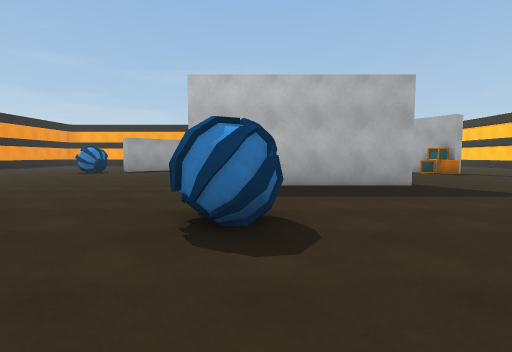
view 1 (above)

16 first-person views from a walk through a scene from a Unity 3-D project. The camera is 1.3 m above the floor, tilts 4° down and sees 85° across. The floor is counted in squares, 2 m on a side. Each view is taken from the middle of a square. On the plan, view 1 faces up. The plan holds only what a view shows up to about 9 squares ahead; the rest is blank.

view 2
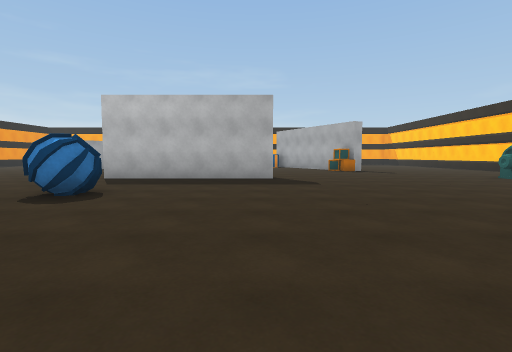

view 3
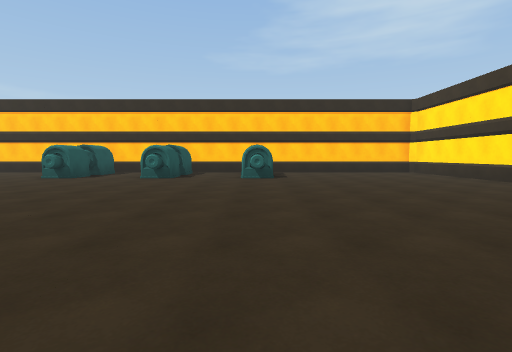

view 4
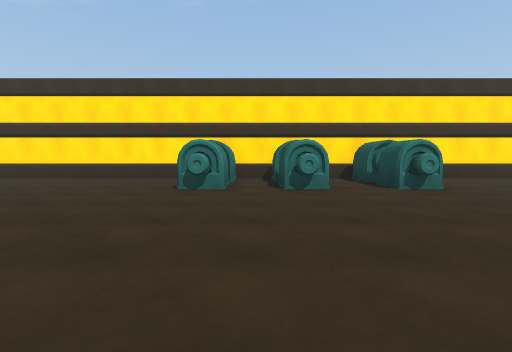

view 5
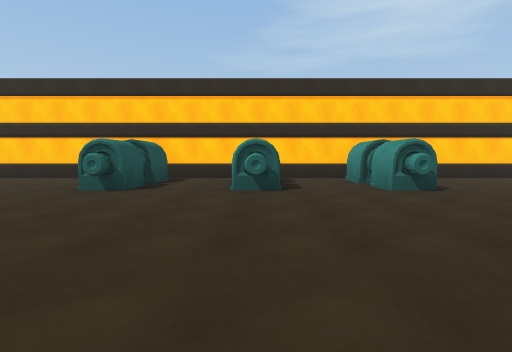

view 6
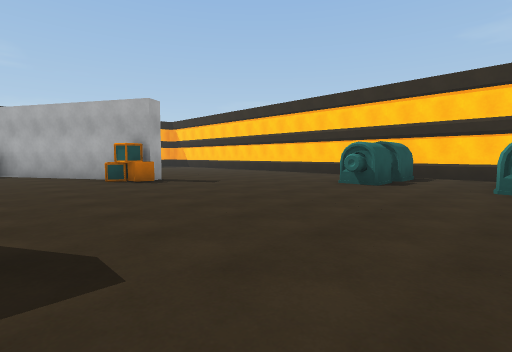

view 7
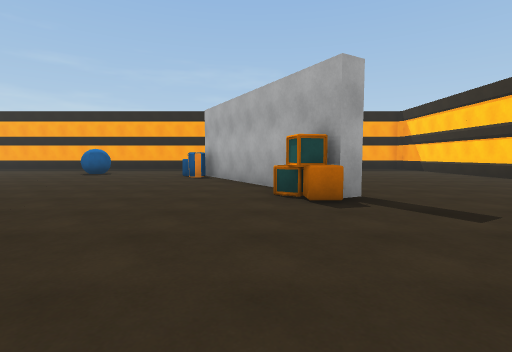

view 8
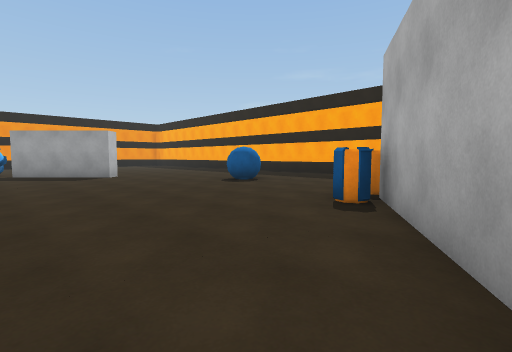

view 9
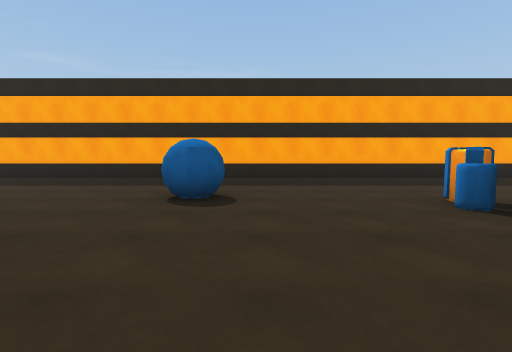

view 10
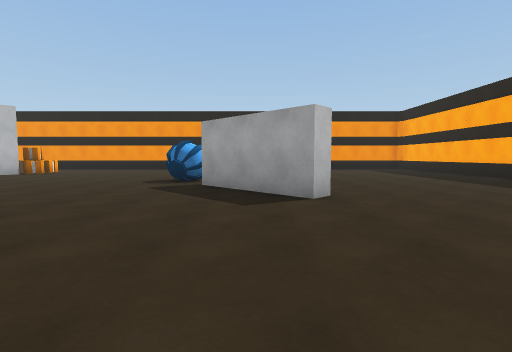

view 11
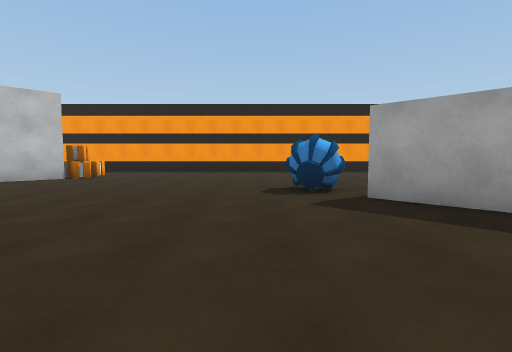

view 12
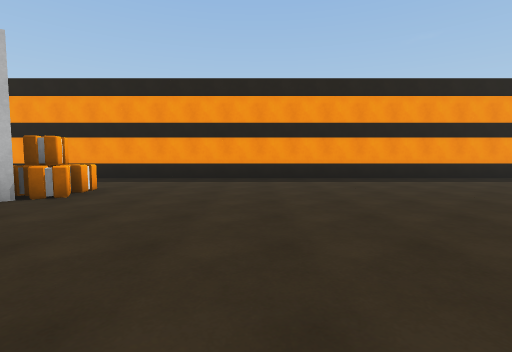

view 13
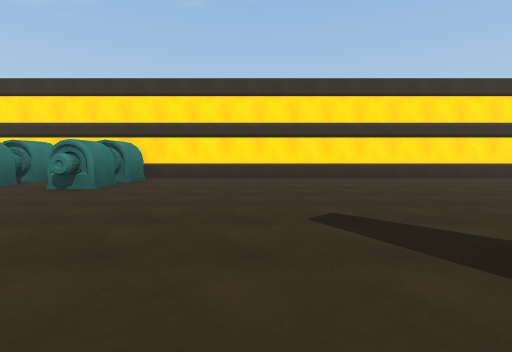

view 14
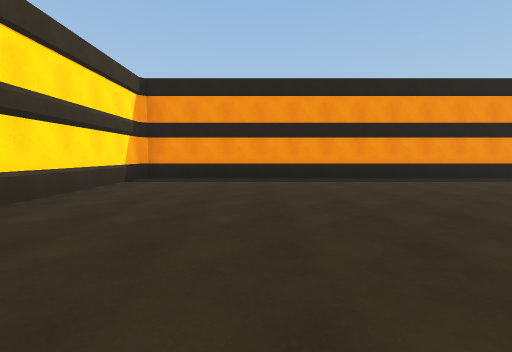

view 15
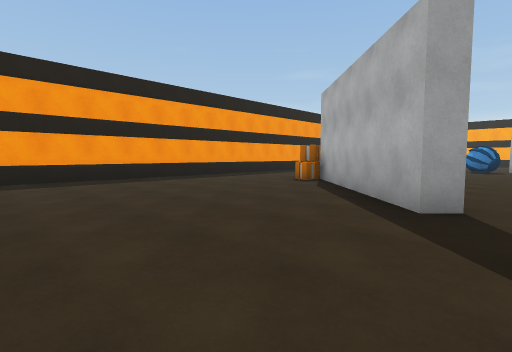

view 16
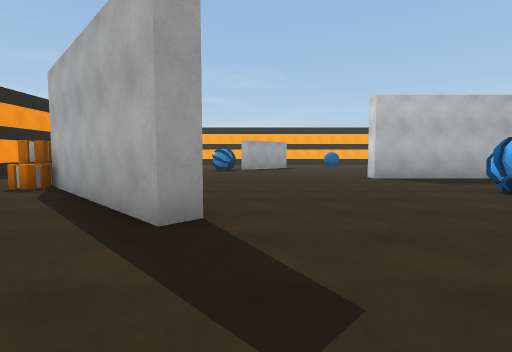

### Floor plan
Points are (right, up) in squares from view 1. A wall is a line through its corners. A room is listed if a view was taken in it or the views show most of it. See-through windows are left out.
Room 1 (views 1, 2, 3, 4, 5, 6, 7, 8, 9, 10, 11, 12, 13, 14, 15, 16)
walls: (3.6, 6.2) (-1.5, 6.2) (-1.5, 6.8); (6.7, 11.4) (4.5, 15.1); (-5.5, 1) (-5.9, 0.6) (-9.4, 4.1); (-3.7, 14.3) (-3.3, 13.9) (-5.4, 11.7); (-9.2, 4.5) (-8.1, 3.5); (13.4, 8.2) (13.4, 10.8); (-1.6, 20.4) (-8.1, 20.4); (2.4, -6.4) (3.7, -6.4); (5.2, -6.4) (11.1, -6.4); (13.4, 0.1) (13.4, 5.8); (13.4, 14) (13.4, 15.1); (8.7, 20.4) (-0.1, 20.4); (-13.4, 15.8) (-13.4, -6.4) (0.9, -6.4); (13.4, -4.8) (13.4, -2.4)
objects: crate (-10, 4); crate (-10, 5); other object (-7, 11) to (-6, 11); other object (0, -6) to (0, -4); other object (0, 3); other object (0, 16) to (0, 17); other object (2, -6) to (2, -4); other object (4, -6) to (4, -4); barrel (4, 15); barrel (4, 16); crate (7, 10); crate (7, 11); other object (10, 0) to (13, 0); other object (10, 3) to (13, 3); other object (10, 6) to (13, 6)

Positions as (right, up) in squares from view 1, and headings:
1: (0, 0), facing up
2: (3, -2), facing up
3: (2, 0), facing right
4: (3, 2), facing down
5: (5, 3), facing right
6: (4, 3), facing up-right
7: (6, 6), facing up
8: (6, 11), facing up-left
9: (1, 12), facing up
10: (1, 13), facing left
11: (-1, 10), facing left
12: (-5, 8), facing left
13: (-4, 2), facing down
14: (-5, -3), facing left
15: (-5, -3), facing up-left
16: (-5, -2), facing up
